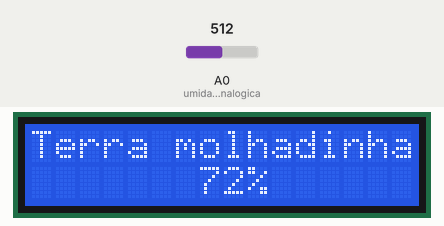
The sketch below on a simulated Arduino Uno, built with avr-gcc and run on an emulated ATmega328P. Parts: 16×2 character LCD. Inputs (shaded band) come from the test bench; at power-on: A0 (umidadeAnalogica) = 512. What the sketch prints to the serial monitor is not drawn.

Above: at 1.2 s.
1.3 s: A0 (umidadeAnalogica) set to 688
At 2.4 s:
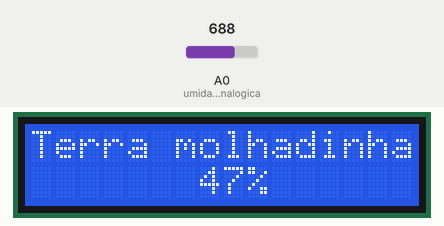
3.0 s: A0 (umidadeAnalogica) set to 709
At 4.2 s:
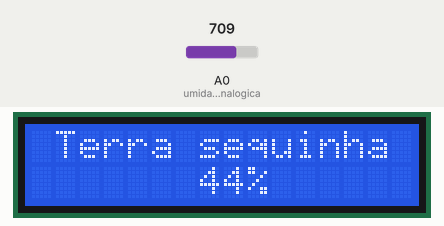
4.6 s: A0 (umidadeAnalogica) set to 939
At 5.8 s:
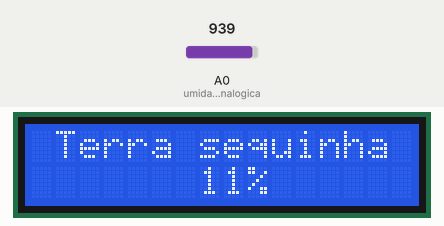
6.1 s: A0 (umidadeAnalogica) set to 965
At 6.4 s:
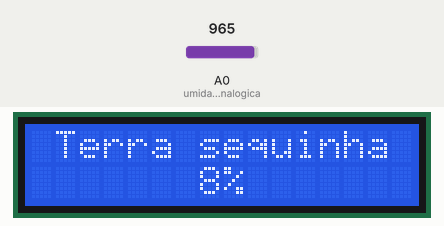
Timing chart, 0 to 8.6 s (numbered marks = the images above; inputs shaded):
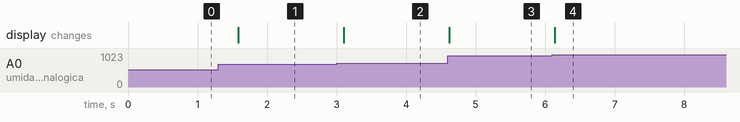

The sketch:

hortinha.ino
```cpp
#include <LiquidCrystal.h>
#define umidadeAnalogica A0 //Atribui o pino A0 a variável umidade - leitura analógica do sensor
#define umidadeDigital 7 //Atribui o pino 7 a variável umidadeDigital - leitura digital do sensor

int valorumidade; //Declaração da variável que armazenará o valor da umidade lida - saída analogica
int valorumidadeDigital; //Declaração da variável que armazenara a saída digital do sensor de umidade do solo

//Define os pinos que serão utilizados para ligação ao display
LiquidCrystal lcd(12, 11, 5, 4, 3, 2);

void setup()
{
  Serial.begin(9600); //Incia a comunicação serial
  pinMode(umidadeAnalogica, INPUT); //Define umidadeAnalogica como entrada
  pinMode(umidadeDigital, INPUT); //Define umidadeDigital como entrada
  //Define o número de colunas e linhas do LCD
  lcd.begin(16, 2);
}

void loop()
{
  //Limpa a tela
  lcd.clear();
  //Posiciona o cursor na coluna 3, linha 0;

  valorumidade = analogRead(umidadeAnalogica); //Realiza a leitura analógica do sensor e armazena em valorumidade
  valorumidade = map(valorumidade, 1023, 315, 0, 100); //Transforma os valores analógicos em uma escala de 0 a 100

  Serial.print("Umidade encontrada: "); //Imprime mensagem
  Serial.print(valorumidade); //Imprime no monitor serial o valor de umidade em porcentagem
  Serial.println(" % " );

  // valorumidadeDigital = digitalRead(umidadeDigital); //Realiza a leitura digital do sensor e armazena em valorumidadeDigital
  if (valorumidade > 45) {
    Serial.println("Status: Solo úmido");
    lcd.setCursor(0, 0);
    lcd.print("Terra molhadinha");
    lcd.setCursor(7, 1);
    lcd.print(valorumidade);
    lcd.print("%");
  }
  else { // se esse valor for igual a 1, será mostrado no monitor serial que o solo está seco e o led vermelho se acende
    Serial.println("Status: Solo seco");
    lcd.setCursor(1, 0);
    lcd.print("Terra sequinha");
    lcd.setCursor(7, 1);
    lcd.print(valorumidade);
    lcd.print("%");
  }
  delay(500); //Atraso de 500ms
}
```

Measured:
- the behaviour switches between 697 and 698 on A0 (umidadeAnalogica) (found by bisection; images 1 and 2)
- after the input at 1.3 s, the display: changes after 0.29 s (image 1)
- after the input at 3.0 s, the display: changes after 0.10 s (image 2)
- after the input at 4.6 s, the display: changes at once (image 3)
- after the input at 6.1 s, the display: changes at once (image 4)
